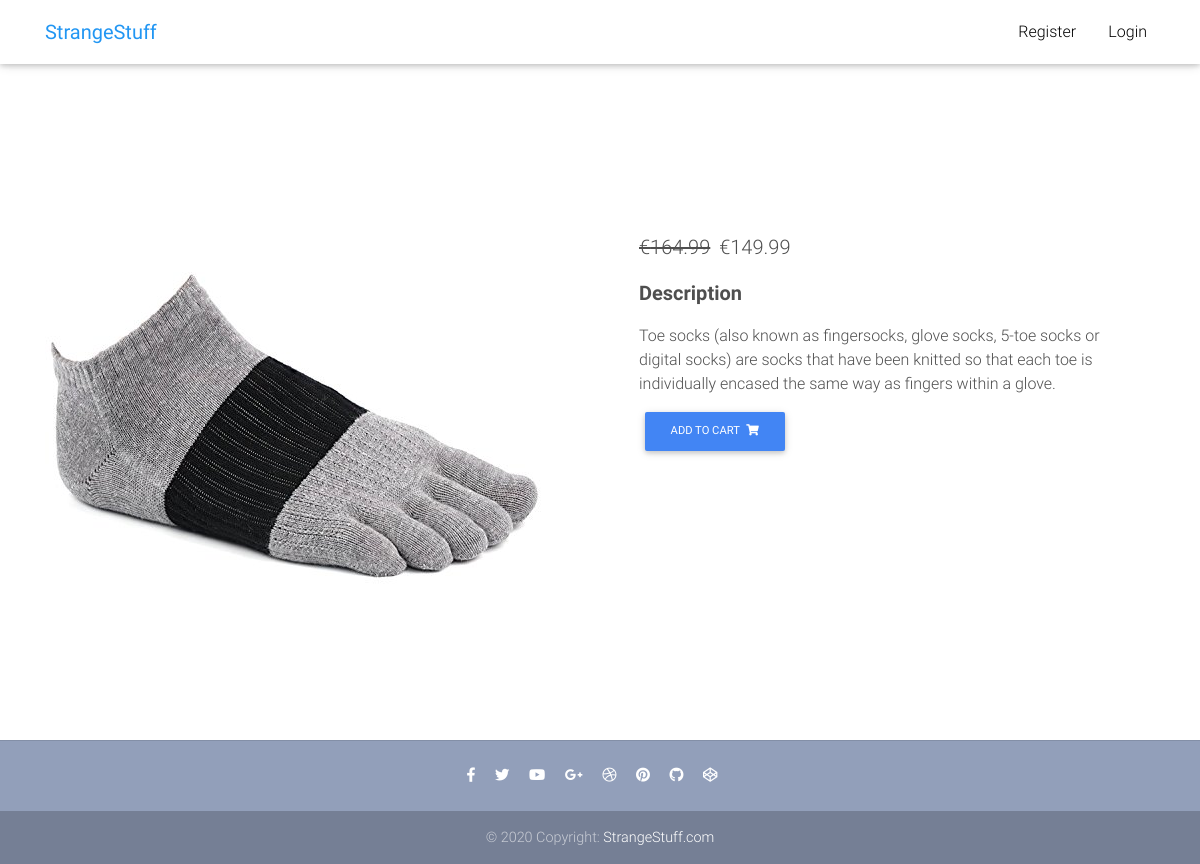
/product/toe_socks, run on the app's committed database.
### main/models.py (models this page shows, shortened)
class Item(models.Model):
    name = models.CharField(max_length=100)
    price = models.FloatField()
    discount_price = models.FloatField(blank=True, null=True)
    description = models.TextField()
    image = models.ImageField()
    type = models.CharField(choices=PRODUCT_CATEGORIES, max_length=1, default='A')
    label = models.CharField(choices=LABEL_CATEGORIES, max_length=1, default='P')
    slug = models.SlugField()
    def get_add_to_cart_url(self):
        return reverse("main:add-to-cart", kwargs={'slug': self.slug})

### main/views.py (the view)
# urls.py: path('product/<slug>', views.ItemDetailView.as_view(), name='product'),
class ItemDetailView(DetailView):
    model = models.Item
    template_name = 'product.html'

### templates/product.html (shortened to what this page needs)
{%extends 'base.html'%}
{%load static%}
{%block content%}
  <main class="mt-5 pt-4">
    <div class="container dark-grey-text mt-5">
      <div class="row wow fadeIn">
        <div class="col-md-6 mb-4">
          <img src="{{object.image.url}}" class="img-fluid" alt="">
        </div>
        <div class="col-md-6 mb-4">
          <div class="p-4">
            <p class="lead">
             {% if object.discount_price %}
             <span class="mr-1">
               <del>€{{ object.price|floatformat:2 }}</del>
             </span>
             <span>€{{ object.discount_price|floatformat:2 }}</span>
             {% else %}
             <span>€{{ object.price|floatformat:2 }}</span>
             {% endif %}
           </p>
            <p class="lead font-weight-bold">Description</p>
            <p>{{object.description}}</p>
            <a href="{{object.get_add_to_cart_url}}" class="btn btn-primary btn-md my-0 p">
              Add to cart
              <i class="fas fa-shopping-cart ml-1"></i>
            </a>
          </div>
        </div>
      </div>
    </div>
  </main>
{%endblock%}

### templates/base.html (style rules this page uses)
html, body, header, .carousel { height: 60vh; }

### data on the page
Item: image (picture), price "164.99", discount_price "149.99", description "Toe socks (also known as fingersocks, glove socks, 5-toe socks or digital socks) are socks that have been knitted so that each toe is individually encased the same way as fingers within a glove."
